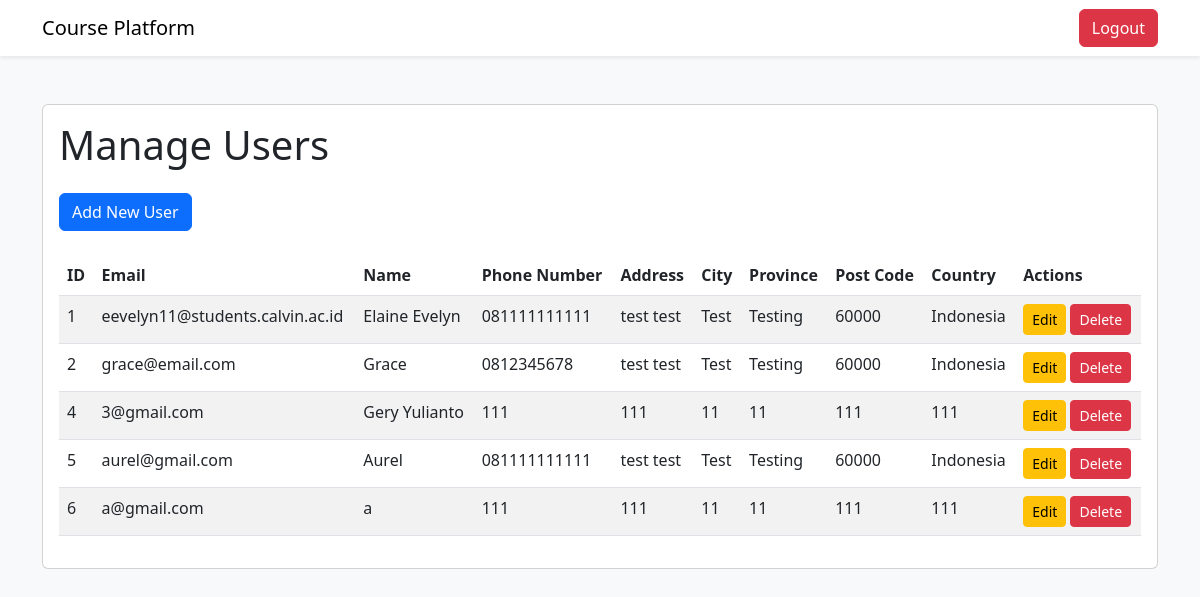
Screenshot of /admin/manage-users (signed in) with the database file from the repository.
### tables this page shows
CREATE TABLE peserta (
                id_peserta INTEGER PRIMARY KEY AUTOINCREMENT,
                email TEXT NOT NULL,
                nama_peserta TEXT NOT NULL,
                password TEXT NOT NULL,
                no_telpon TEXT NOT NULL,
                alamat TEXT NOT NULL,
                kota TEXT NOT NULL,
                provinsi TEXT NOT NULL,
                kode_pos INT NOT NULL,
                negara TEXT NOT NULL
            );

### features/auth.py (the view)
    def manage_users(self):
        if not session.get('email') and session.get('role') != 'admin':
            return redirect('/login_admin')
        users = query_db('SELECT * FROM peserta')
        return render_template('manage_users_page.html', users=users)

### database.py (called while the page is built)
def get_db():
    db = getattr(g, '_database', None)
    if db is None:
        db = g._database = sqlite3.connect(DATABASE)
        db.row_factory = sqlite3.Row
    return db

def query_db(query, args=(), one=False):
    cur = get_db().execute(query, args)
    rv = cur.fetchall()
    cur.close()
    get_db().commit()
    return (rv[0] if rv else None) if one else rv

### templates/manage_users_page.html (shortened to what this page needs)
<!DOCTYPE html>
<html lang="en">
<head>
    <link href="https://cdn.jsdelivr.net/npm/bootstrap@5.3.0/dist/css/bootstrap.min.css" rel="stylesheet">
</head>
<body class="bg-light">
    <nav class="navbar navbar-expand-lg navbar-light bg-white shadow-sm">
        <div class="container">
            <a class="navbar-brand" href="/admin">Course Platform</a>
            <div class="d-flex">
                <a href="/logout" class="btn btn-danger">Logout</a>
            </div>
        </div>
    </nav>
    <div class="container py-5">
        <div class="card">
            <div class="card-body">
                <h1 class="card-title mb-4">Manage Users</h1>
                <div class="mb-4">
                    <a href="/admin/add-user" class="btn btn-primary">Add New User</a>
                </div>
                <table class="table table-striped">
                    <thead>
                        <tr>
                            <th>ID</th>
                            <th>Email</th>
                            <th>Name</th>
                            <th>Phone Number</th>
                            <th>Address</th>
                            <th>City</th>
                            <th>Province</th>
                            <th>Post Code</th>
                            <th>Country</th>
                            <th>Actions</th>
                        </tr>
                    </thead>
                    <tbody>
                        {% for user in users %}
                        <tr>
                            <td>{{ user.id_peserta }}</td>
                            <td>{{ user.email }}</td>
                            <td>{{ user.nama_peserta }}</td>
                            <td>{{ user.no_telpon }}</td>
                            <td>{{ user.alamat }}</td>
                            <td>{{ user.kota }}</td>
                            <td>{{ user.provinsi }}</td>
                            <td>{{ user.kode_pos }}</td>
                            <td>{{ user.negara }}</td>
                            <td>
                                <a href="/admin/edit-user/{{ user.id_peserta }}" class="btn btn-sm btn-warning">Edit</a>
                                <a href="/admin/delete-user/{{ user.id_peserta }}"
                                    class="btn btn-sm btn-danger">Delete</a>
                            </td>
                        </tr>
                        {% endfor %}
                    </tbody>
                </table>
            </div>
        </div>
    </div>
</body>
</html>

### rows the page displays
peserta: id_peserta "1", email "eevelyn11@students.calvin.ac.id", nama_peserta "Elaine Evelyn", no_telpon "081111111111", alamat "test test", kota "Test", provinsi "Testing", kode_pos "60000", negara "Indonesia"
peserta: id_peserta "2", email "grace@email.com", nama_peserta "Grace", no_telpon "0812345678", alamat "test test", kota "Test", provinsi "Testing", kode_pos "60000", negara "Indonesia"
peserta: id_peserta "4", email "3@gmail.com", nama_peserta "Gery Yulianto", no_telpon "111", alamat "111", kota "11", provinsi "11", kode_pos "111", negara "111"
peserta: id_peserta "5", email "aurel@gmail.com", nama_peserta "Aurel", no_telpon "081111111111", alamat "test test", kota "Test", provinsi "Testing", kode_pos "60000", negara "Indonesia"
peserta: id_peserta "6", email "a@gmail.com", nama_peserta "a", no_telpon "111", alamat "111", kota "11", provinsi "11", kode_pos "111", negara "111"
